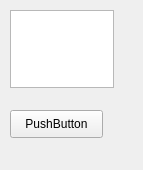
<?xml version="1.0" encoding="UTF-8"?>
<ui version="4.0">
 <class>Form</class>
 <widget class="QWidget" name="Form">
  <property name="geometry">
   <rect>
    <x>0</x>
    <y>0</y>
    <width>143</width>
    <height>170</height>
   </rect>
  </property>
  <property name="windowTitle">
   <string>Form</string>
  </property>
  <widget class="QPushButton" name="pushButton">
   <property name="geometry">
    <rect>
     <x>10</x>
     <y>110</y>
     <width>93</width>
     <height>28</height>
    </rect>
   </property>
   <property name="text">
    <string>PushButton</string>
   </property>
  </widget>
  <widget class="QPlainTextEdit" name="plainTextEdit">
   <property name="geometry">
    <rect>
     <x>10</x>
     <y>10</y>
     <width>104</width>
     <height>78</height>
    </rect>
   </property>
  </widget>
 </widget>
 <resources/>
 <connections/>
</ui>
